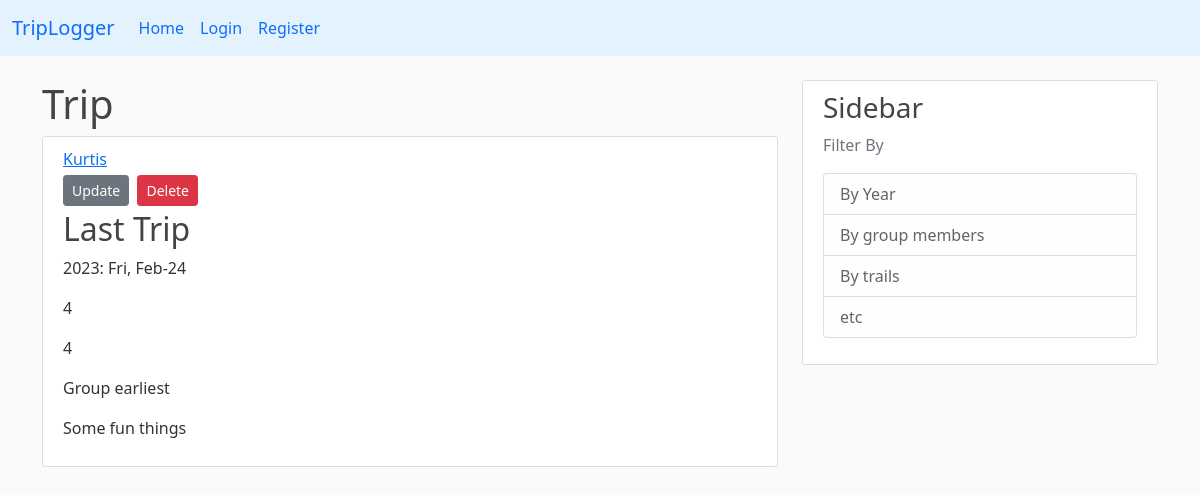
/trip/3, run on the app's committed database.
### triplog/models.py (models this page shows, shortened)
class User(db.Model, UserMixin):
    id = db.Column(db.Integer, primary_key=True)
    username = db.Column(db.String(20), unique=True, nullable=False)
    email = db.Column(db.String(120), unique=True, nullable=False)
    image_file = db.Column(db.String(20), nullable=False,
                           default='default.jpg')
    password = db.Column(db.String(60), nullable=False)
    trips = db.relationship('Trip', backref='author', lazy=True)

class Trip(db.Model):
    id = db.Column(db.Integer, primary_key=True)
    title = db.Column(db.String(100), nullable=False)
    trip_date = db.Column(db.DateTime, nullable=False)
    trip_group = db.Column(db.Text, nullable=False)
    difficulty = db.Column(db.Integer, nullable=False)
    fun_rating = db.Column(db.Integer, nullable=False)
    highlights = db.Column(db.Text)
    image_trip = db.Column(db.String(20), nullable=False,
                           default='scene.jpg')
    user_id = db.Column(db.Integer, db.ForeignKey('user.id'), nullable=False)

### triplog/trips/routes.py (the view)
@trips.route("/trip/<int:trip_id>")
def trip(trip_id):
    trip = Trip.query.get_or_404(trip_id)
    return render_template('trip.html', title=trip.title, trip=trip)

### triplog/templates/trip.html (shortened to what this page needs)
{% extends "layout.html" %}
{% block content %}
<h1>Trip</h1>
<article class="media content-section">
    <div class="media-body">
        <div class="article-metadata">
            <a class="mr-2" href="#">{{ trip.author.username }}</a>
            <div>
                <a href="{{ url_for('trips.update_trip', trip_id=trip.id) }}" class="btn btn-secondary btn-sm mt-1 mb-1">Update</a>
                <button type="button" class="btn btn-danger btn-sm m-1" data-bs-toggle="modal" data-bs-target="#deleteModal">Delete</button>
            </div>
        </div>
        <h2 class="article-title">{{ trip.title }}</h2>
        <p class="article-content">{{ trip.trip_date.strftime('%Y: %a, %b-%d') }}</p>
        <p class="article-content">{{ trip.difficulty }}</p>
        <p class="article-content">{{ trip.fun_rating }}</p>
        <p class="article-content">{{ trip.trip_group }}</p>
        <p class="article-content">{{ trip.highlights }}</p>
    </div>
</article>
{% endblock content %}

### triplog/static/main.css (style rules this page uses)
body { background: #fafafa; color: #333333; margin-top: 5rem; }
h1, h2, h3, h4, h5, h6 { color: #444444; }
.content-section { background: #ffffff; padding: 10px 20px; border: 1px solid #dddddd; border-radius: 3px; margin-bottom: 20px; }

### data on the page
User: author.username "Kurtis"
Trip: title "Last Trip", trip_date "2023: Fri, Feb-24", difficulty "4", fun_rating "4", trip_group "Group earliest", highlights "Some fun things"
